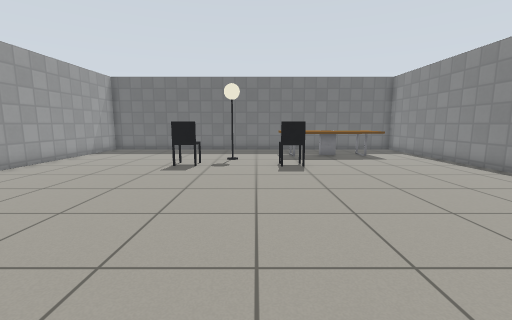
View 1 (above)

17 first-person views from a walk through a world built for the Gazebo simulator. The camera is 0.9 m above the floor, tilts 8° down and sees 90° across. The floor is counted in squares, 0.5 m on a side. Each view is taken from the middle of a square. On the plan, view 1 faces up. The plan holds only what a view shows up to about 15 squares ahead; the rest is blank. Simple patterns stand in for the simulator's built-in surfaces. Simple shapes stand in for some stock models.

View 2
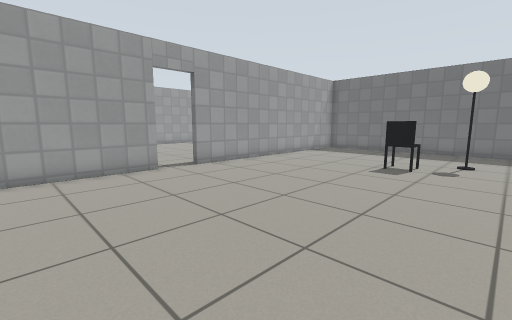

View 3
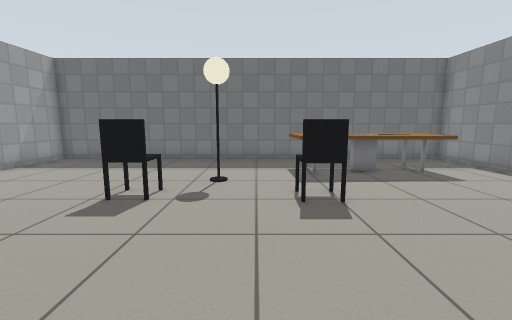

View 4
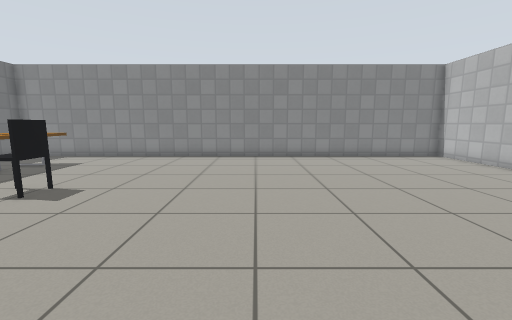

View 5
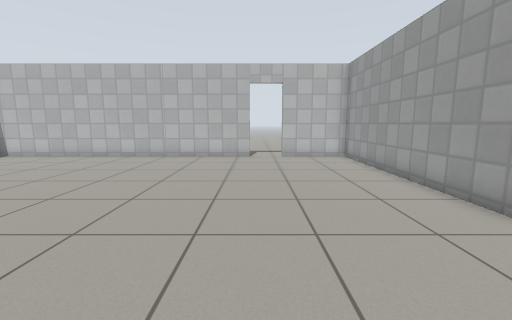

View 6
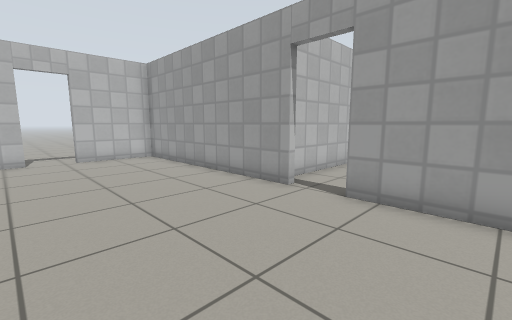

View 7
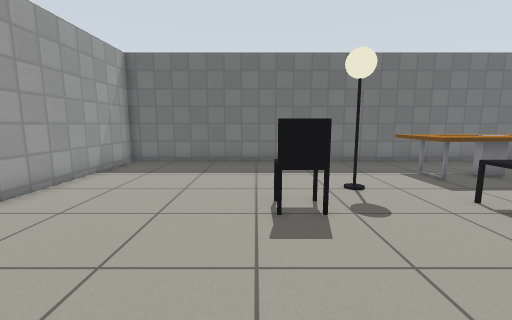

View 8
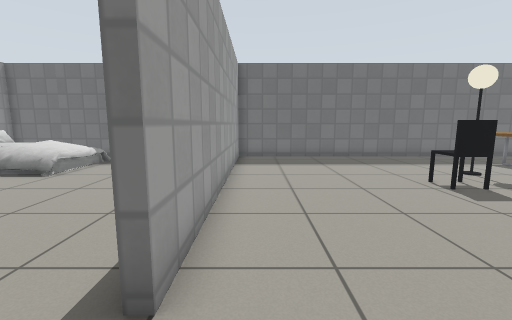

View 9
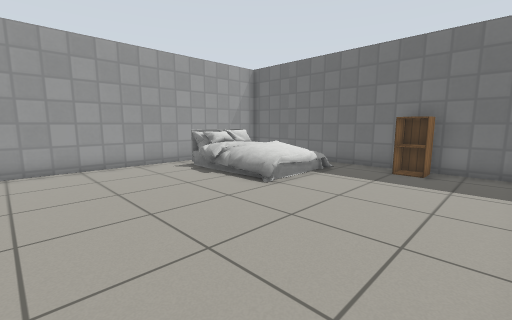

View 10
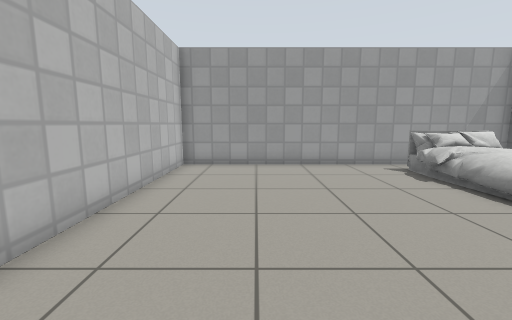

View 11
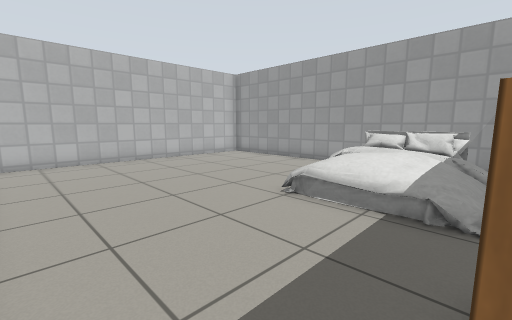

View 12
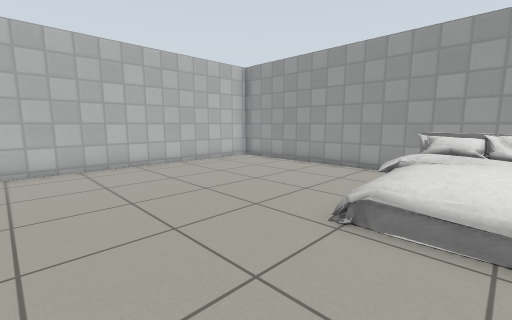

View 13
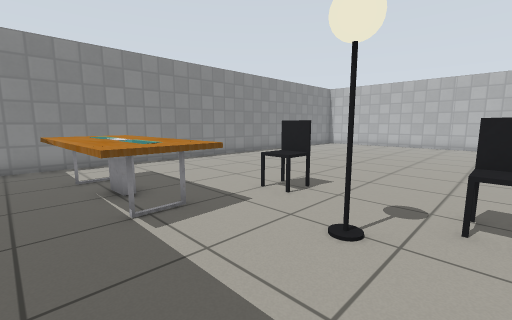

View 14
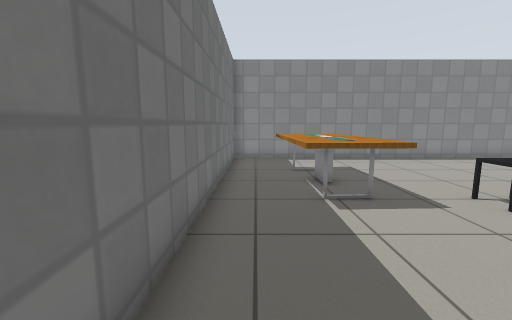

View 15
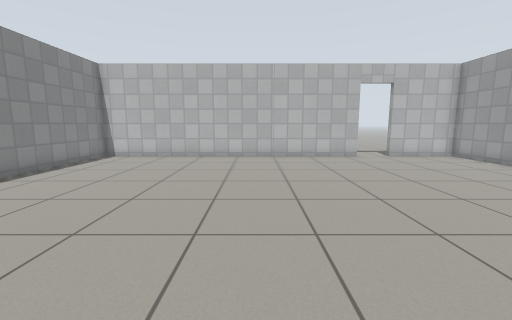

View 16
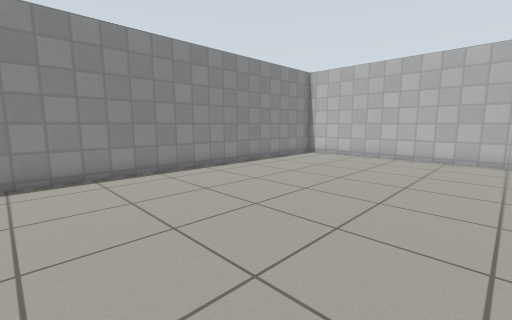

View 17
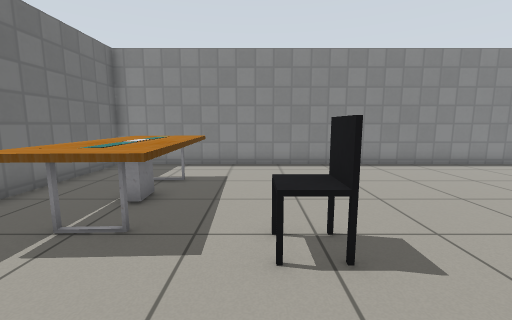

### Floor plan
Points are (right, up) in squares from view 1. A wall is a line through its corners. A room is listed if a view was taken in it or the views show most of it. See-through windows are left out.
Room 1 (views 1, 2, 3, 4, 5, 6, 7, 8, 13, 14, 15, 16, 17)
walls: (-10, 4.4) (-10, -5.3) (-6.4, -5.3); (-4.7, -5.3) (9.4, -5.3) (9.4, 18.1) (-10, 18.1) (-10, 6.2)
ways out: open door at (-10, 5.5) to room 2; open door at (-5.5, -5.5)
objects: office chair (-4, 11) to (-3, 12); lamp (-2, 13) to (-1, 13); office chair (1, 11) to (2, 12); table (1, 14) to (7, 16)
Room 2 (views 9, 10, 11, 12)
walls: (-10.9, 18.1) (-22.4, 18.1) (-22.4, 3.7) (-10.9, 3.7)
ways out: open door at (-10, 5.5) to room 1
objects: bed (-21, 13) to (-16, 17); cabinet (-14, 17) to (-13, 17)

Positions as (right, up) in squares from view 1, and headings:
1: (0, 0), facing up
2: (0, 0), facing up-left
3: (0, 5), facing up
4: (-5, 5), facing right
5: (-5, 9), facing down
6: (-4, 9), facing down-left
7: (-4, 6), facing up
8: (-9, 4), facing up
9: (-11, 7), facing up-left
10: (-11, 7), facing left
11: (-11, 17), facing down-left
12: (-12, 15), facing down-left
13: (-3, 17), facing down-right
14: (-4, 17), facing right
15: (1, 9), facing down
16: (0, 9), facing down-right
17: (-2, 12), facing right
